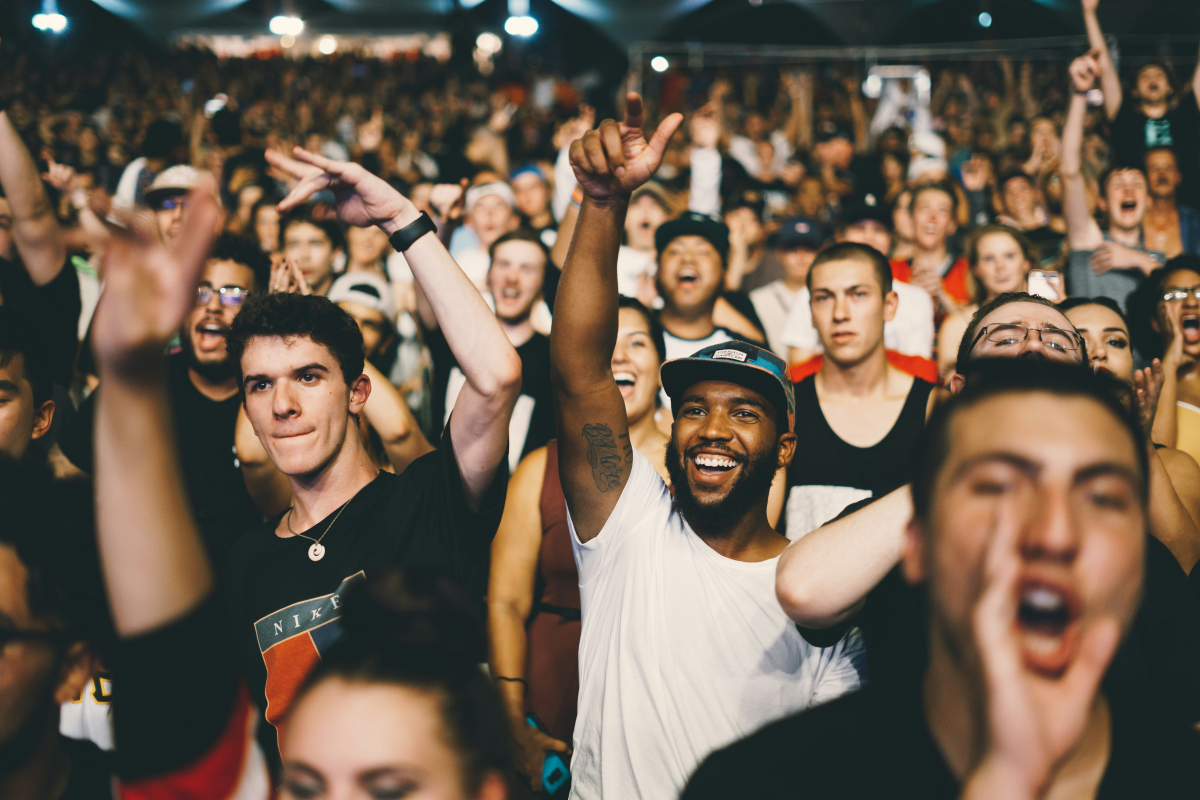
#> input picture pic4.jpg, 6000 x 4000 px (shown at 1/5 size)
$ python 13masking.py
#> lines starting #> are read from the running program, lines starting #| are printed output that depends on the picture; after the words box and inside, x2 and y2 are one past the last pixel; in counts of white or black regions, pixels touching at a corner belong together
#maksing allows us to focus on sepcific parts of an image, like if we want to focus only on the face of the people, it will do so
#A mask is typically a grayscale image where non-zero pixels (e.g., 255) indicate regions of interest, and zero pixels indicate areas to ignore
import cv2 as cv
import numpy as np
image1=cv.imread('pic4.jpg')
#> image1 is the input picture: shape (4000, 6000, 3); mean B, G, R 79.4, 94.4, 110.5
image=cv.resize(image1,(800,500),interpolation=cv.INTER_CUBIC)
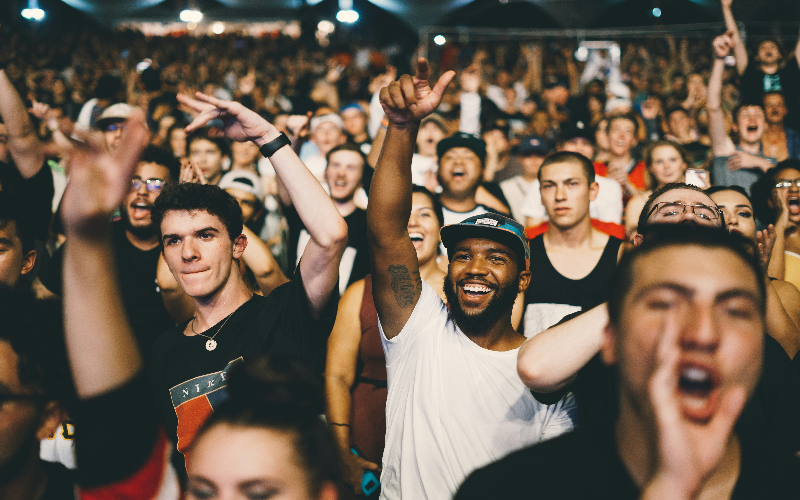
#> image: shape (500, 800, 3); mean B, G, R 79.4, 94.4, 110.5
cv.imshow('image',image)
blank=np.zeros(image.shape[:2],dtype='uint8')
cv.imshow('blank',blank)
c=cv.circle(blank,(image.shape[1]//2+85,image.shape[0]//2),400,255,-1)
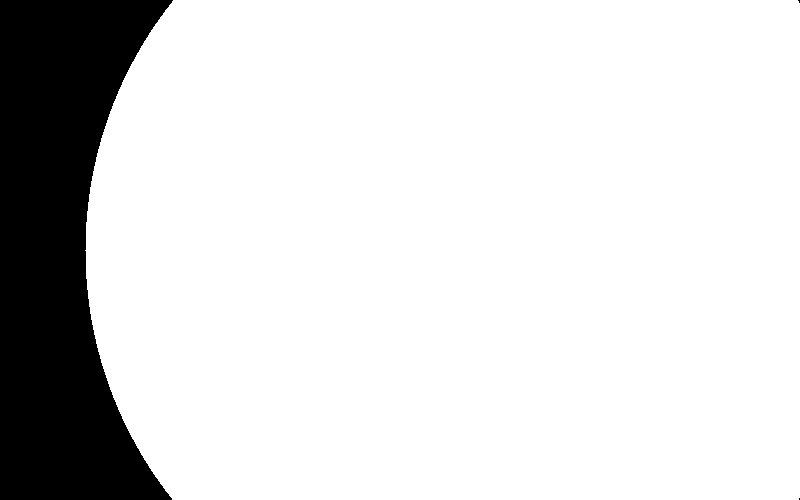
#> blank: shape (500, 800); 85.8% white; 3 black regions (2 under 20 px), largest, box (x1, y1, x2, y2) and area: (0, 0, 173, 500) 56674
s=cv.rectangle(blank,(int(0.2*image.shape[1]),int(0.2*image.shape[0])),(int(0.8*image.shape[1]),int(0.8*image.shape[0])),255,-1)
mask=cv.bitwise_or(c,s)
cv.imshow('mask',mask)
masked=cv.bitwise_and(image,image,mask=mask)
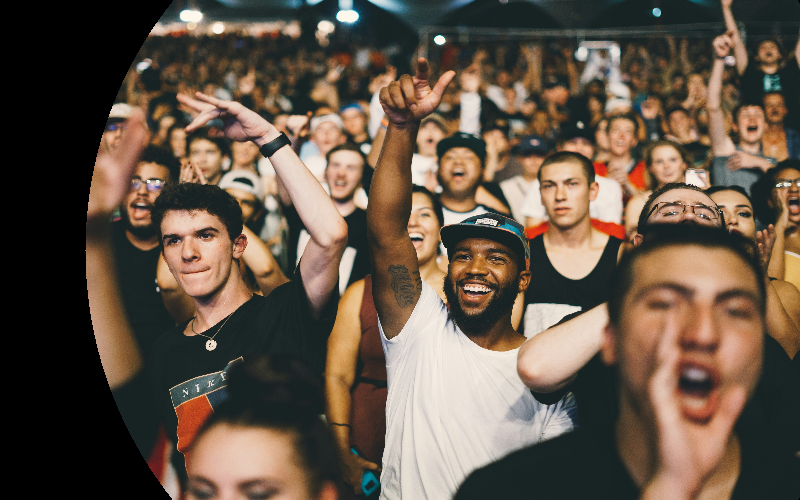
#> masked: shape (500, 800, 3); mean B, G, R 71.2, 85, 100
cv.imshow('Masked Image',masked)
cv.waitKey(0)

$ run again, with cv1.jpg copied over pic4.jpg
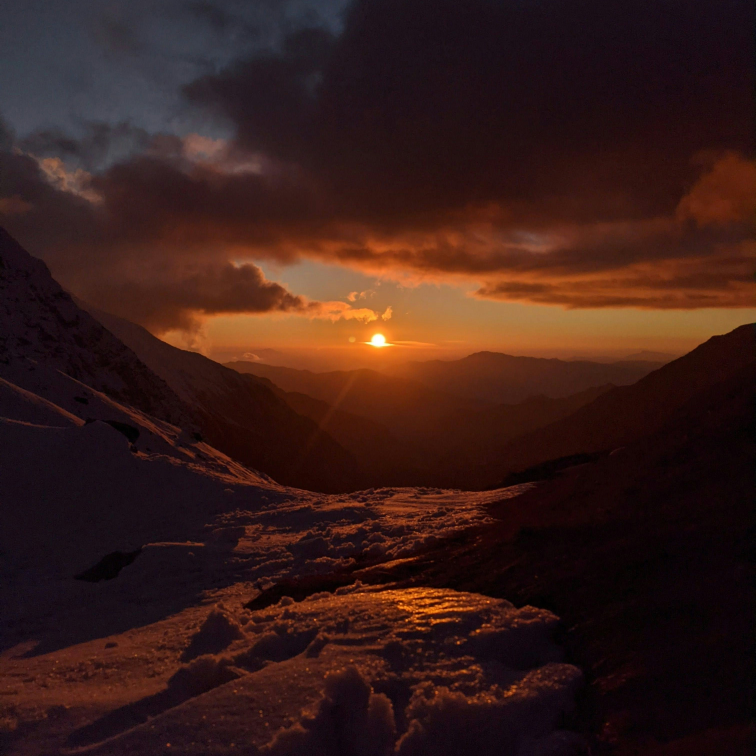
#> input picture cv1.jpg, 3024 x 3024 px (shown at 1/4 size)
#> image1 is the input picture: shape (3024, 3024, 3); mean B, G, R 24.3, 29, 56.3
#> `image=cv.resize(image1,(800,500),interpolation=cv.INTER_CUBIC)`:
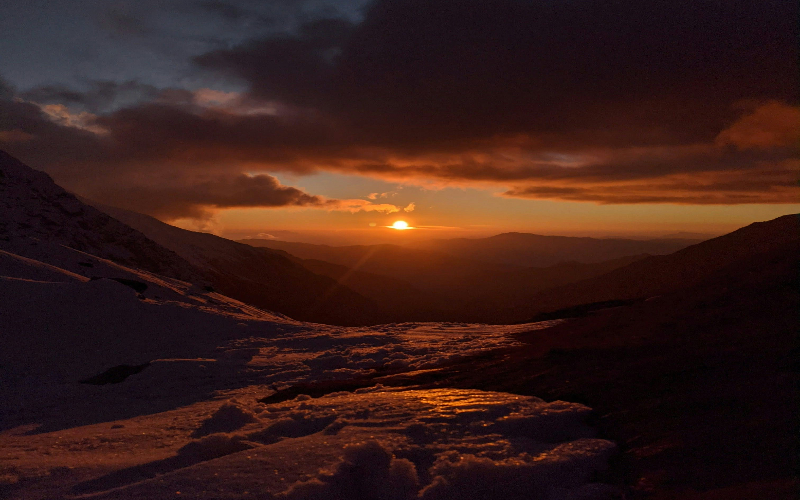
#> image: shape (500, 800, 3); mean B, G, R 24.3, 29, 56.3
#> blank: shape (500, 800); 85.8% white; 3 black regions (2 under 20 px), largest, box (x1, y1, x2, y2) and area: (0, 0, 173, 500) 56674
#> `masked=cv.bitwise_and(image,image,mask=mask)`:
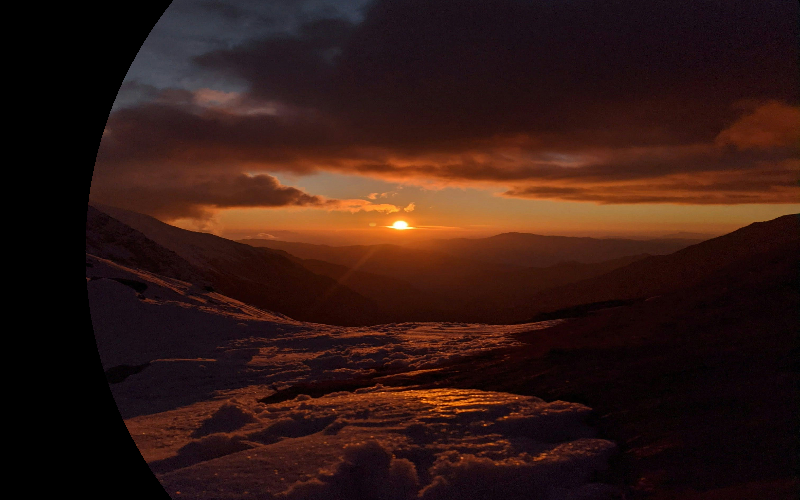
#> masked: shape (500, 800, 3); mean B, G, R 19, 24.6, 49.9

$ run again, with tripimage.jpg copied over pic4.jpg
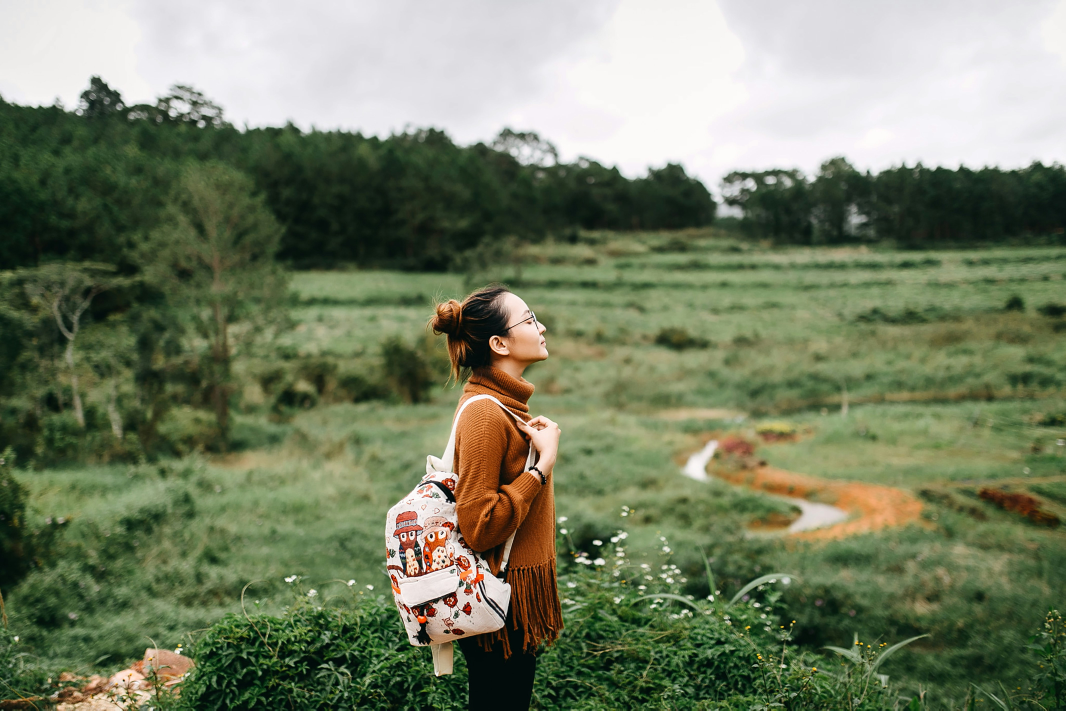
#> input picture tripimage.jpg, 4263 x 2841 px (shown at 1/4 size)
#> image1 is the input picture: shape (2841, 4263, 3); mean B, G, R 100.2, 126.9, 117.7
#> `image=cv.resize(image1,(800,500),interpolation=cv.INTER_CUBIC)`:
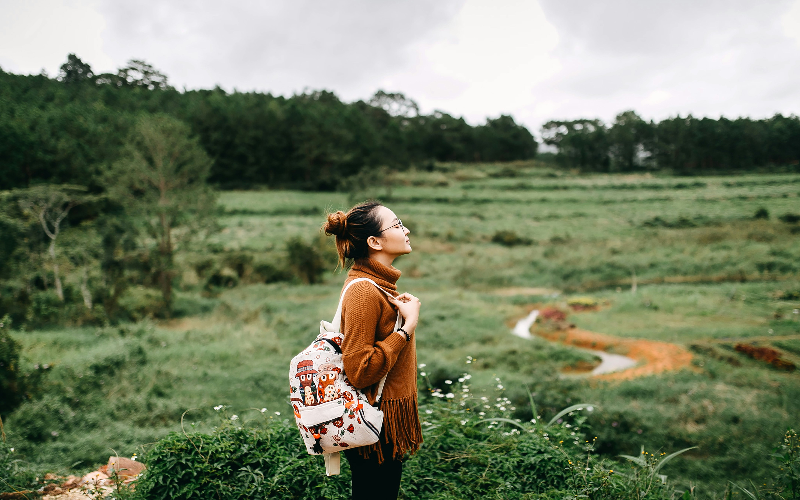
#> image: shape (500, 800, 3); mean B, G, R 100.2, 126.9, 117.7
#> blank: shape (500, 800); 85.8% white; 3 black regions (2 under 20 px), largest, box (x1, y1, x2, y2) and area: (0, 0, 173, 500) 56674
#> `masked=cv.bitwise_and(image,image,mask=mask)`:
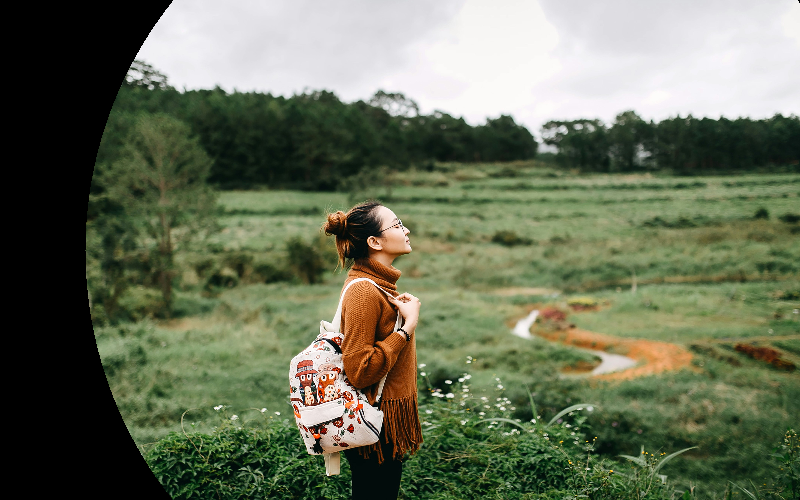
#> masked: shape (500, 800, 3); mean B, G, R 88.2, 111.3, 104.1

$ run again, with pic.png saved as pic4.jpg
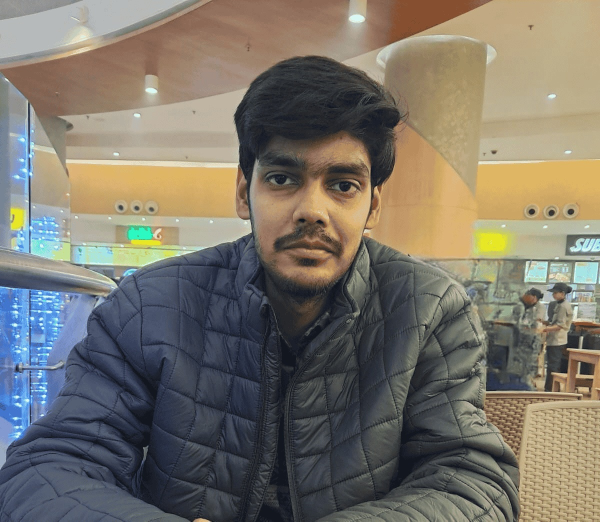
#> input picture pic.png, 1200 x 1043 px (shown at 1/2 size)
#> image1 is the input picture: shape (1043, 1200, 3); mean B, G, R 105.7, 116.4, 121.9
#> `image=cv.resize(image1,(800,500),interpolation=cv.INTER_CUBIC)`:
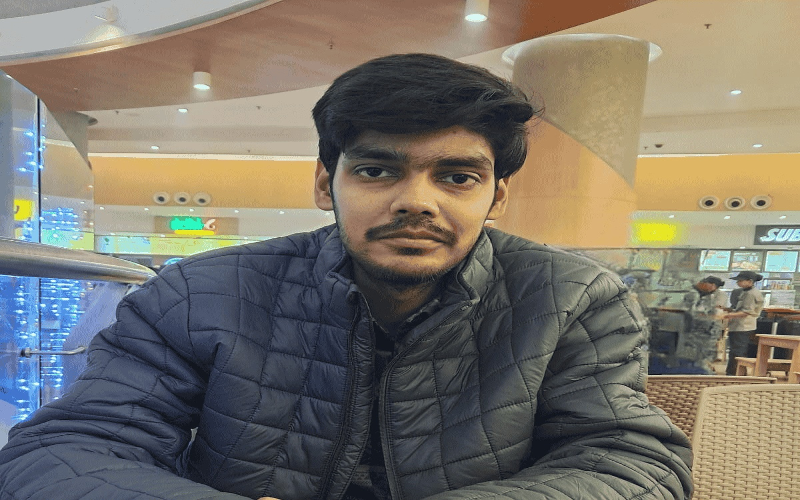
#> image: shape (500, 800, 3); mean B, G, R 105.7, 116.4, 121.9
#> blank: shape (500, 800); 85.8% white; 3 black regions (2 under 20 px), largest, box (x1, y1, x2, y2) and area: (0, 0, 173, 500) 56674
#> `masked=cv.bitwise_and(image,image,mask=mask)`:
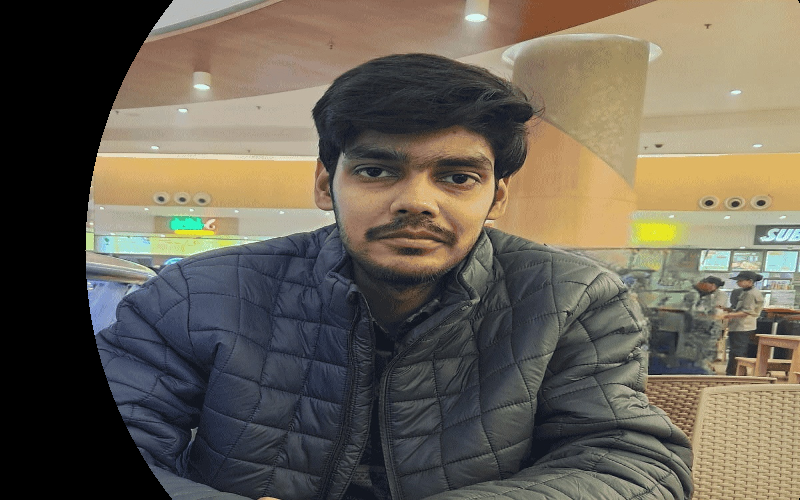
#> masked: shape (500, 800, 3); mean B, G, R 84.5, 97.4, 104.6
